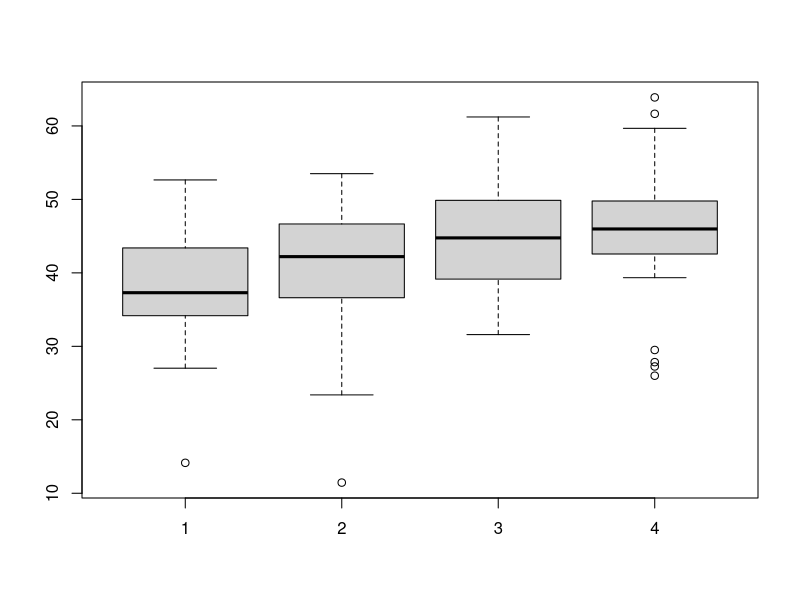

Reproduce this figure in R.
# Load data
# Each group in separate variable
x1 <- rnorm(30, mean = 40, sd = 8)
x2 <- rnorm(30, mean = 41, sd = 8)
x3 <- rnorm(30, mean = 45, sd = 8)
x4 <- rnorm(30, mean = 45, sd = 8)
# Formula result is F(3, 116) = 3.24, p = .025
boxplot(x1, x2, x3, x4)  # Quick graphical check
# Combine vectors into a single data frame
xdf <- data.frame(cbind(x1, x2, x3, x4))
summary(xdf)
# Stack data to get one column with outcome
# and second columns with group
xs <- stack(xdf)

# Conduct one-way ANOVA
anova1 <- aov(values ~ ind, data = xs)
anova1
summary(anova1)

# Post-hoc comparisons
TukeyHSD(anova1)
?pairwise.t.test  # Other post-hoc tests
?p.adjust  # Specific methods

rm(list = ls())  # Clean up